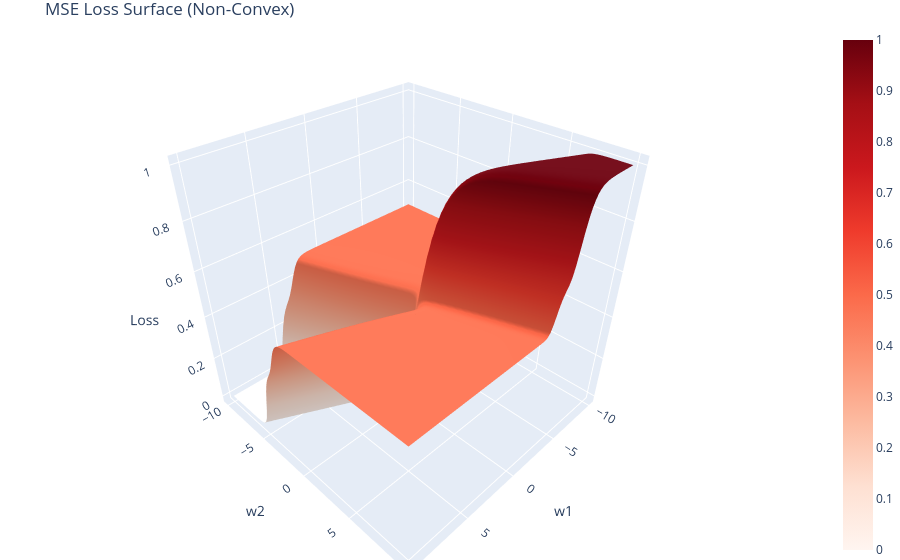
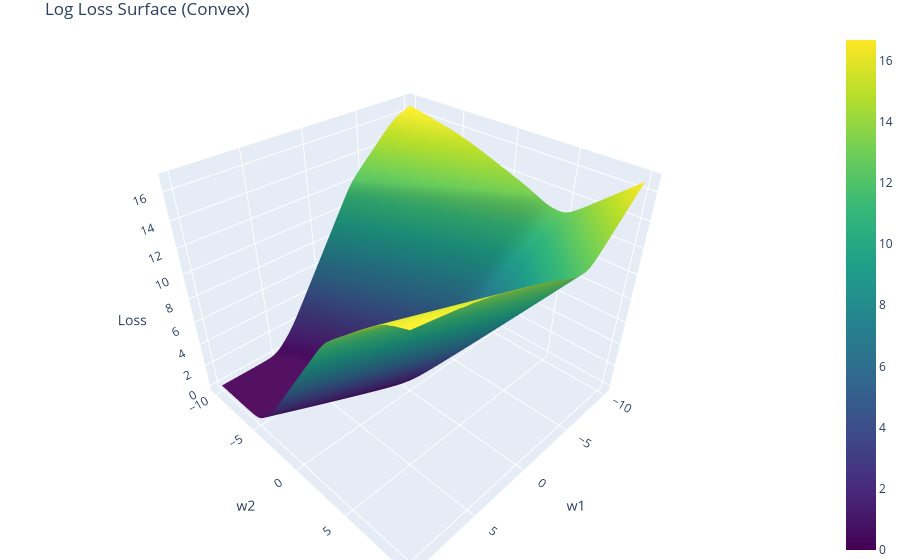

The code cell stored with these charts, in order, in its notebook:
### Code cell
import numpy as np
import plotly.graph_objects as go

# Interactive MSE Plot
fig1 = go.Figure(data=[go.Surface(z=MSE, x=W1, y=W2, colorscale='Reds')])
fig1.update_layout(
    title='MSE Loss Surface (Non-Convex)',
    scene=dict(
        xaxis_title='w1',
        yaxis_title='w2',
        zaxis_title='Loss',
    ),
    margin=dict(l=0, r=0, b=0, t=30)
)

# Interactive Log Loss Plot
fig2 = go.Figure(data=[go.Surface(z=LOG, x=W1, y=W2, colorscale='Viridis')])
fig2.update_layout(
    title='Log Loss Surface (Convex)',
    scene=dict(
        xaxis_title='w1',
        yaxis_title='w2',
        zaxis_title='Loss',
    ),
    margin=dict(l=0, r=0, b=0, t=30)
)

# Show interactive plots
fig1.show()
fig2.show()

### Figure 1 — Plotly figure (JSON) as saved in the notebook; plotly's stock layout.template omitted (floating-point values rounded to 4 significant figures; data arrays with more than 128 entries replaced by an {"elided": "..."} marker saying what was removed)
{"data": [{"colorscale": [[0, "rgb(255,245,240)"], [0.125, "rgb(254,224,210)"], [0.25, "rgb(252,187,161)"], [0.375, "rgb(252,146,114)"], [0.5, "rgb(251,106,74)"], [0.625, "rgb(239,59,44)"], [0.75, "rgb(203,24,29)"], [0.875, "rgb(165,15,21)"], [1, "rgb(103,0,13)"]], "type": "surface", "x": {"elided": "100x100 float values"}, "y": {"elided": "100x100 float values"}, "z": {"elided": "100x100 float values"}}], "layout": {"margin": {"b": 0, "l": 0, "r": 0, "t": 30}, "scene": {"xaxis": {"title": {"text": "w1"}}, "yaxis": {"title": {"text": "w2"}}, "zaxis": {"title": {"text": "Loss"}}}, "title": {"text": "MSE Loss Surface (Non-Convex)"}}}

### Figure 2 — Plotly figure (JSON) as saved in the notebook; plotly's stock layout.template omitted (floating-point values rounded to 4 significant figures; data arrays with more than 128 entries replaced by an {"elided": "..."} marker saying what was removed)
{"data": [{"colorscale": [[0, "#440154"], [0.1111, "#482878"], [0.2222, "#3e4989"], [0.3333, "#31688e"], [0.4444, "#26828e"], [0.5556, "#1f9e89"], [0.6667, "#35b779"], [0.7778, "#6ece58"], [0.8889, "#b5de2b"], [1, "#fde725"]], "type": "surface", "x": {"elided": "100x100 float values"}, "y": {"elided": "100x100 float values"}, "z": {"elided": "100x100 float values"}}], "layout": {"margin": {"b": 0, "l": 0, "r": 0, "t": 30}, "scene": {"xaxis": {"title": {"text": "w1"}}, "yaxis": {"title": {"text": "w2"}}, "zaxis": {"title": {"text": "Loss"}}}, "title": {"text": "Log Loss Surface (Convex)"}}}
